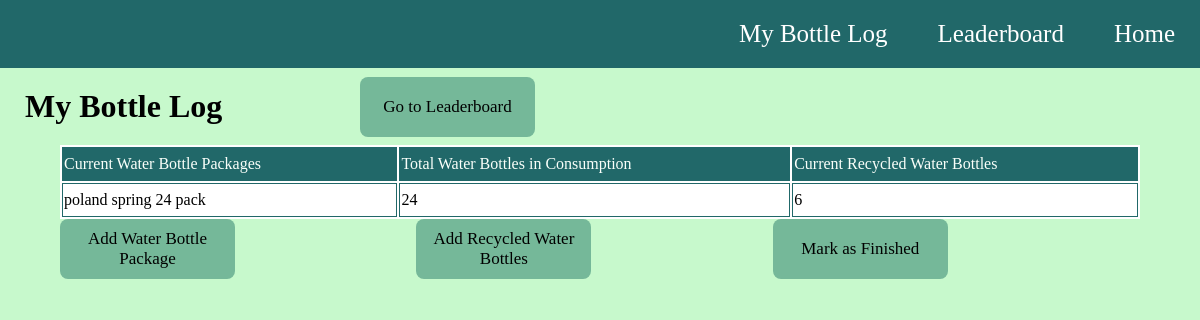
The page /mybottles (signed in) on the database its author committed.
### tables this page shows
CREATE TABLE WATER_PACKAGES (packageid integer, desc TEXT, bottles_count integer);

### app.py (the view)
@app.route('/mybottles')
def my_bottles():  # put application's code here
    username = session['uname']
    cur = getconn().cursor()
    print(username)
    cur.execute("select u.username, u.userid, u.state, wc.storageid, SUM(wc.bottles_recycled)  as bottles_recycled,  "
                "wp.bottles_count, (SUM(wc.bottles_recycled)*100)/SUM(wp.bottles_count) as score, wp.desc, ws.purchase_date from "
                "WATER_CONSUMPTION wc, USERS u, WATER_PACKAGES wp, WATER_STORAGE ws "
                "where ws.is_empty = 0 and ws.userid = u.userid and wc.storageid = ws.storageid  and "
                "ws.packageid = wp.packageid and u.username = '" + username + "'" +
                " group by u.username, u.state, wc.storageid, wp.bottles_count, wp.desc")
    rows = cur.fetchall()
    for r in rows:
        for i in r:
            print(i, end=", ")
        print("")
    return render_template('mybottles.html', data=rows)

### app.py (called while the page is built)
def getconn():
    con = sqlite3.connect('/Users/rajithak/PycharmProjects/flashWaterBottleProj/database/waterbottleproj.db')
    con.row_factory = sqlite3.Row
    return con

### templates/mybottles.html (shortened to what this page needs)
<!DOCTYPE html>
<html>
<head>
  <link href="../static/style.css" rel="stylesheet" type="text/css" />
</head>
<body>
   <ul id="nav_bar">
  <li><a class="nav_bar_button" href="/">Home</a></li>
  <li><a class="nav_bar_button" href="/leaderboard">Leaderboard</a></li>
  <li><a class="nav_bar_button" href="/mybottles">My Bottle Log</a></li>
</ul>
  <div id="bottleContainer">
      <h1 id="bottleHeader">
    My Bottle Log</h1>
    <button id="leaderBtn" onclick="window.location.href = '/leaderboard';">
      Go to Leaderboard
    </button>
  </div>
  <div id="bottleInfo">
     <table id="bottleTable">
        <thead>
            <td>Current Water Bottle Packages</td>
            <td>Total Water Bottles in Consumption</td>
            <td>Current Recycled Water Bottles</td>
         </thead>
        {% for row in data %}
            <tr>
               <td>{{row["desc"]}}</td>
                <td>{{row["bottles_count"]}}</td>
                <td>{{row["bottles_recycled"]}}</td>
            </tr>
         {% endfor %}
        </table>
  <div id="bottleBtnContainer">
    <button class="bottleBtn" onclick="window.location.href = '/addpackagepage';">
        Add Water Bottle Package
    </button>
    <button class="bottleBtn" onclick="window.location.href = '/addrecyclepage';">
        Add Recycled Water Bottles
    </button>
    <button class="bottleBtn" onclick="window.location.href = '/addmarkasfinpage';">
        Mark as Finished
    </button>
</div>
</div>
</body>
</html>

### static/style.css (style rules this page uses)
html, body { height: 100%; width: 100%; margin: 0%; border: 0%; background-color:#C7F9CC ; font-family: Georgia, 'Times New Roman', Times, serif; }
#nav_bar { background-color:#216869; list-style-type: none; overflow: hidden; text-decoration: none; border: 0%; margin: 0%; }
li { float: right; }
.nav_bar_button { display: inline-block; font-size: 25px; background-color: #216869; color: white; text-decoration: none; padding-top: 20px; padding-bottom: 20px; padding-left: 25px; padding-right: 25px; }
thead { background-color:#216869 ; border: 1px solid #216869; color: #fafffa; }
th, td { border: 1px solid #216869; height: 30px; }
button { font-family: Georgia, 'Times New Roman', Times, serif; }
#bottleHeader { padding: 20px 25px; color: black; margin: 0%; }
#bottleContainer { display: grid; grid-template-columns: 30% 70%; }
#leaderBtn { padding: 0%; width: 175px; height: 60px; margin-top: auto; margin-bottom: auto; background-color: #75b899; color:black; font-size:17px; border-radius: 8px; border: #75b899; }
#bottleTable { background-color: white; width: 90%; margin-left: auto; margin-right: auto; }
.bottleBtn { padding: 0%; width: 175px; height: 60px; margin-top: auto; margin-bottom: auto; background-color: #75b899; color:black; font-size:17px; border-radius: 8px; border: #75b899; }
#bottleBtnContainer { width: 90%; margin-left: auto; margin-right: auto; display: grid; grid-template-columns: 33% 33% 33%; }

### rows shown on the page
WATER_PACKAGES: desc "poland spring 24 pack", bottles_count "24", bottles_recycled "6"
